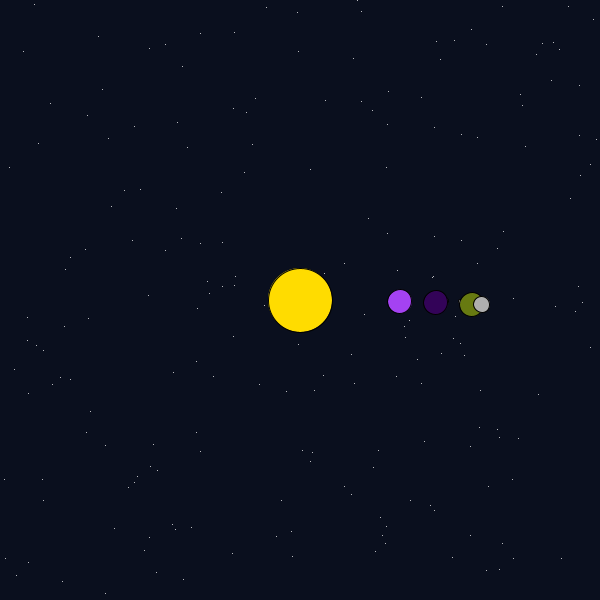
Frame 1 (no input)
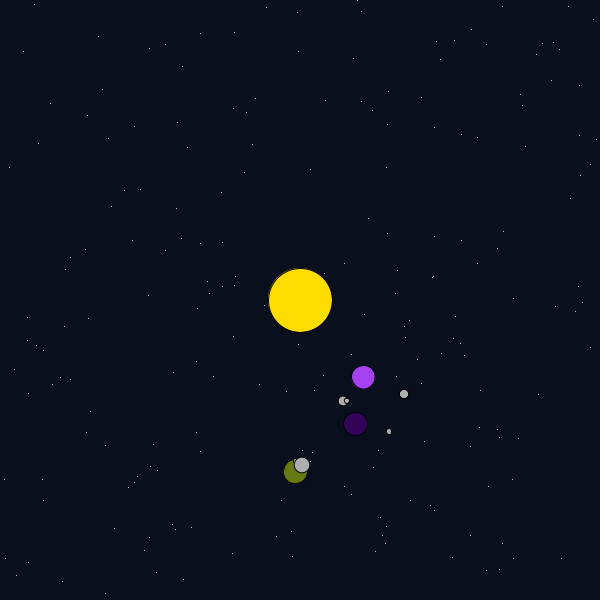
Frame 60 (the mouse pressed at the canvas centre just before this capture)
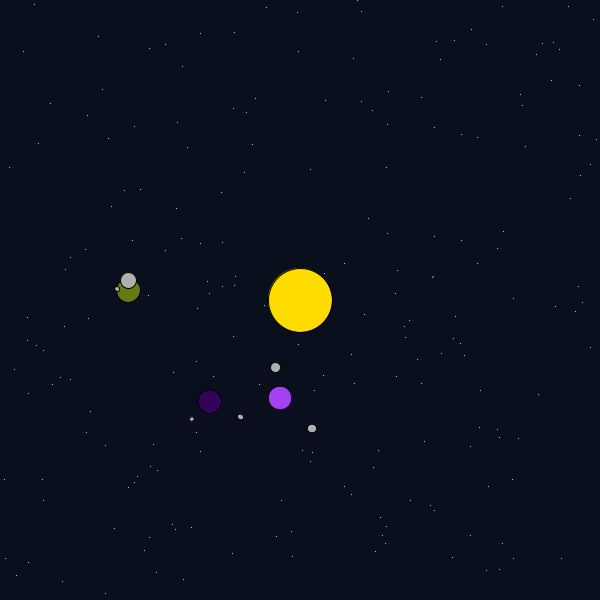
Frame 120 (the mouse held since frame 60 and released just before this capture)

The Processing sketch that drew these frames (run headless with seeded random() and noise(); from frame 60 on, the mouse is pressed at the canvas centre):

// Processing sketch: SistemaSolar
// ── SistemaSolar.pde
// Cria um array de 3 objetos "Planeta"
Planet[] planets = new Planet[3];

// Dados para desenhar estrelas no espaço (estética)
int numStars = 200;
float[] starsX = new float[numStars];
float[] starsY = new float[numStars];

void setup() {
  size(600, 600);

  // Inicializa os objetos "Planeta"
  for (int p = 0; p < planets.length; p++) {
    color planet_color = color(random(0, 255), random(0, 255), random(0, 255));
    planets[p] = new Planet(100 + p*36, 24, planet_color, 2);
  }

  // Gera uma posição XY aleatória para todas as estrelas
  for (int s = 0; s < numStars; s++) {
    starsX[s] = random(width);
    starsY[s] = random(height);
  }
}

void draw() {
  // Desenha o espaço em azul escuro
  background(10, 15, 30);

  // Desenha as estrelas no espaço
  stroke(255);
  for (int i = 0; i < numStars; i++) {
    point(starsX[i], starsY[i]);
  }

  // Desenha um sol amarelo no centro do espaço
  pushMatrix();
  translate(width/2, height/2);
  stroke(0);
  fill(255, 220, 0);
  ellipse(0, 0, 64, 64);
  // Desenha todos os planetas em volta do sol
  for (int p = 0; p < planets.length; p++) {
    planets[p].update();
    planets[p].display();
  }
  popMatrix();
}

// ── Lua.pde
class Moon {
  // Cada objeto "Lua" mantém controle sobre seu próprio ângulo de rotação
  float theta;      // Rotação ao redor do planeta
  float diameter;   // Tamanho
  float distance;   // Distância do planeta
  float orbitspeed; // Velocidade orbital

  Moon(float distance_, float diameter_) {
    distance = distance_;
    diameter = diameter_;
    theta = 0;
    orbitspeed = random(-0.1, 0.1);
  }

  void update() {
    // Incremeta o ângulo de rotação
    theta += orbitspeed;
  }

  void display() {
    // Antes da rotação e translação, o estado da matriz é salvo com pushMatrix()
    pushMatrix();
    
    // Carrega a rotação da órbita da lua
    rotate(theta);
    // Carrega a distância da lua em relação ao planeta
    translate(distance, 0);
    stroke(0);
    fill(175);
    ellipse(0, 0, diameter, diameter);
    
    // Uma vez que a lua é desenhada, a matriz é restaurada com popMatrix() para que a próxima lua não seja afetada
    popMatrix();
  }
}

// ── Planeta.pde
class Planet {
  // Cada objeto "Planeta" mantém controle sobre seu próprio ângulo de rotação
  float theta;        // Rotação ao redor do sol
  float diameter;     // Tamanho
  float distance;     // Distância do sol
  float orbitspeed;   // Velocidade orbital
  color planet_color; // Cor

  // Luas do planeta
  Moon[] moons;

  Planet(float distance_, float diameter_, color planet_color_, int number_moons_) {
    distance = distance_;
    diameter = diameter_;
    planet_color = planet_color_;
    theta = 0;
    orbitspeed = random(0.01, 0.03);

    // Usa um array de luas auxiliar para poder deixar o número de luas parametrizável
    Moon[] moons_ = new Moon[number_moons_];
    for (int m = 0; m < number_moons_; m++) {
      // Cria uma lua de distância e tamanho aleatórios
      moons_[m] = new Moon(int(random(10, 50)), int(random(5, 20)));
    }
    // Transcreve o array auxiliar para o array de luas principal
    moons = moons_;
  }

  void update() {
    // Incremeta o ângulo de rotação
    theta += orbitspeed;
    // Atualiza todas as luas do planeta
    for (int m = 0; m < moons.length; m++) {
      moons[m].update();
    }
  }

  void display() {
    // Antes da rotação e translação, o estado da matriz é salvo com pushMatrix()
    pushMatrix();
    
    // Carrega a rotação da órbita do planeta
    rotate(theta);
    // Carrega a distância do planeta em relação ao sol
    translate(distance, 0);
    stroke(0);
    fill(planet_color);
    ellipse(0, 0, diameter, diameter);
    // Desenha todas as luas em volta do planeta
    for (int m = 0; m < moons.length; m++ ) {
      moons[m].display();
    }

    // Uma vez que o planeta é desenhado, a matriz é restaurada com popMatrix() para que o próximo planeta não seja afetado
    popMatrix();
  }
}
